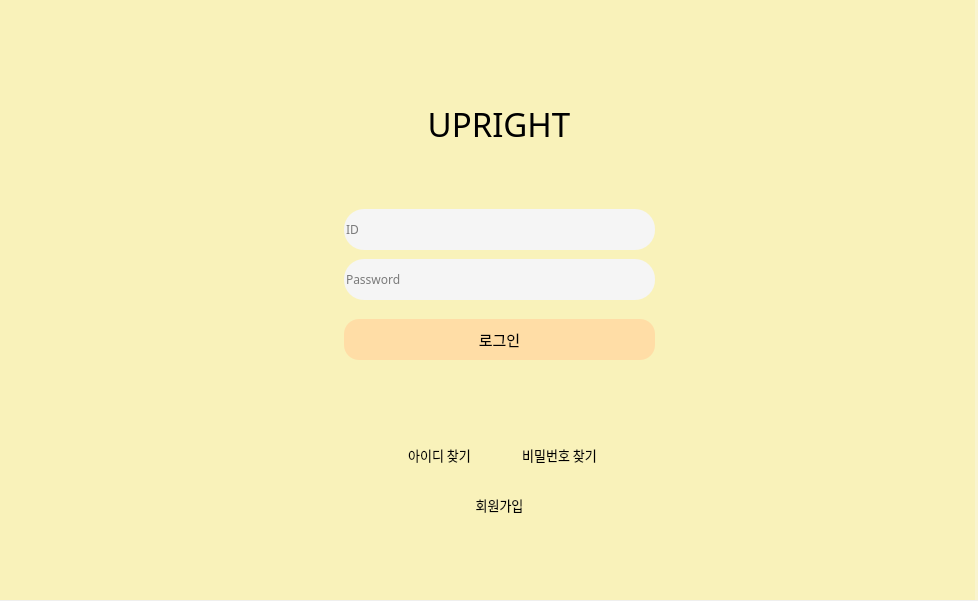
<?xml version="1.0" encoding="UTF-8"?>
<ui version="4.0">
 <class>Dialog</class>
 <widget class="QDialog" name="Dialog">
  <property name="geometry">
   <rect>
    <x>0</x>
    <y>0</y>
    <width>978</width>
    <height>601</height>
   </rect>
  </property>
  <property name="windowTitle">
   <string>Dialog</string>
  </property>
  <widget class="QFrame" name="frame_2">
   <property name="geometry">
    <rect>
     <x>0</x>
     <y>0</y>
     <width>1000</width>
     <height>600</height>
    </rect>
   </property>
   <property name="styleSheet">
    <string notr="true">background-color:rgb(150, 200, 250);
</string>
   </property>
   <property name="frameShape">
    <enum>QFrame::StyledPanel</enum>
   </property>
   <property name="frameShadow">
    <enum>QFrame::Raised</enum>
   </property>
   <widget class="QFrame" name="frame_3">
    <property name="geometry">
     <rect>
      <x>-6</x>
      <y>-1</y>
      <width>1021</width>
      <height>601</height>
     </rect>
    </property>
    <property name="palette">
     <palette>
      <active>
       <colorrole role="Button">
        <brush brushstyle="SolidPattern">
         <color alpha="255">
          <red>249</red>
          <green>244</green>
          <blue>206</blue>
         </color>
        </brush>
       </colorrole>
       <colorrole role="Base">
        <brush brushstyle="SolidPattern">
         <color alpha="255">
          <red>249</red>
          <green>244</green>
          <blue>206</blue>
         </color>
        </brush>
       </colorrole>
       <colorrole role="Window">
        <brush brushstyle="SolidPattern">
         <color alpha="255">
          <red>249</red>
          <green>244</green>
          <blue>206</blue>
         </color>
        </brush>
       </colorrole>
      </active>
      <inactive>
       <colorrole role="Button">
        <brush brushstyle="SolidPattern">
         <color alpha="255">
          <red>249</red>
          <green>244</green>
          <blue>206</blue>
         </color>
        </brush>
       </colorrole>
       <colorrole role="Base">
        <brush brushstyle="SolidPattern">
         <color alpha="255">
          <red>249</red>
          <green>244</green>
          <blue>206</blue>
         </color>
        </brush>
       </colorrole>
       <colorrole role="Window">
        <brush brushstyle="SolidPattern">
         <color alpha="255">
          <red>249</red>
          <green>244</green>
          <blue>206</blue>
         </color>
        </brush>
       </colorrole>
      </inactive>
      <disabled>
       <colorrole role="Button">
        <brush brushstyle="SolidPattern">
         <color alpha="255">
          <red>249</red>
          <green>244</green>
          <blue>206</blue>
         </color>
        </brush>
       </colorrole>
       <colorrole role="Base">
        <brush brushstyle="SolidPattern">
         <color alpha="255">
          <red>249</red>
          <green>244</green>
          <blue>206</blue>
         </color>
        </brush>
       </colorrole>
       <colorrole role="Window">
        <brush brushstyle="SolidPattern">
         <color alpha="255">
          <red>249</red>
          <green>244</green>
          <blue>206</blue>
         </color>
        </brush>
       </colorrole>
      </disabled>
     </palette>
    </property>
    <property name="styleSheet">
     <string notr="true">background-color: rgb(249, 244, 206);
border-radius:20px;</string>
    </property>
    <property name="frameShape">
     <enum>QFrame::StyledPanel</enum>
    </property>
    <property name="frameShadow">
     <enum>QFrame::Raised</enum>
    </property>
    <widget class="QLineEdit" name="lineEdit_ID">
     <property name="geometry">
      <rect>
       <x>350</x>
       <y>210</y>
       <width>311</width>
       <height>41</height>
      </rect>
     </property>
     <property name="minimumSize">
      <size>
       <width>311</width>
       <height>31</height>
      </size>
     </property>
     <property name="maximumSize">
      <size>
       <width>311</width>
       <height>41</height>
      </size>
     </property>
     <property name="font">
      <font>
       <family>Cascadia Code SemiLight</family>
       <pointsize>9</pointsize>
       <weight>9</weight>
       <italic>false</italic>
       <bold>false</bold>
      </font>
     </property>
     <property name="cursor">
      <cursorShape>IBeamCursor</cursorShape>
     </property>
     <property name="focusPolicy">
      <enum>Qt::StrongFocus</enum>
     </property>
     <property name="styleSheet">
      <string notr="true">background-color: rgb(245, 245, 245);
font: 75 9pt &quot;Cascadia Code SemiLight&quot;;</string>
     </property>
     <property name="inputMask">
      <string/>
     </property>
     <property name="text">
      <string/>
     </property>
     <property name="echoMode">
      <enum>QLineEdit::Normal</enum>
     </property>
     <property name="placeholderText">
      <string>ID</string>
     </property>
    </widget>
    <widget class="QPushButton" name="pushButton_Login">
     <property name="geometry">
      <rect>
       <x>350</x>
       <y>320</y>
       <width>311</width>
       <height>41</height>
      </rect>
     </property>
     <property name="font">
      <font>
       <family>맑은 고딕</family>
       <pointsize>11</pointsize>
       <weight>50</weight>
       <italic>false</italic>
       <bold>false</bold>
      </font>
     </property>
     <property name="styleSheet">
      <string notr="true">color: rgb(0, 0, 0);
font: 11pt &quot;맑은 고딕&quot;;
background-color: rgb(255, 221, 166);
border-radius:15px;</string>
     </property>
     <property name="text">
      <string>로그인</string>
     </property>
    </widget>
    <widget class="QPushButton" name="pushButton_Join">
     <property name="geometry">
      <rect>
       <x>450</x>
       <y>490</y>
       <width>111</width>
       <height>31</height>
      </rect>
     </property>
     <property name="font">
      <font>
       <family>맑은 고딕 semilight</family>
       <pointsize>10</pointsize>
       <weight>9</weight>
       <italic>false</italic>
       <bold>false</bold>
      </font>
     </property>
     <property name="styleSheet">
      <string notr="true">background: transparent;
font: 75 10pt &quot;맑은 고딕 semilight&quot;;
border-radius:10px;</string>
     </property>
     <property name="text">
      <string>회원가입</string>
     </property>
    </widget>
    <widget class="QLineEdit" name="lineEdit_Password">
     <property name="geometry">
      <rect>
       <x>350</x>
       <y>260</y>
       <width>311</width>
       <height>41</height>
      </rect>
     </property>
     <property name="font">
      <font>
       <family>Cascadia Code SemiLight</family>
       <pointsize>9</pointsize>
       <weight>9</weight>
       <italic>false</italic>
       <bold>false</bold>
      </font>
     </property>
     <property name="styleSheet">
      <string notr="true">border-bottom-color: rgb(0, 0, 0);
background-color: rgb(245, 245, 245);
font: 75 9pt &quot;Cascadia Code SemiLight&quot;;
</string>
     </property>
     <property name="echoMode">
      <enum>QLineEdit::Password</enum>
     </property>
     <property name="placeholderText">
      <string>Password</string>
     </property>
    </widget>
    <widget class="QFrame" name="frame">
     <property name="geometry">
      <rect>
       <x>-40</x>
       <y>-50</y>
       <width>1021</width>
       <height>681</height>
      </rect>
     </property>
     <property name="styleSheet">
      <string notr="true">background-color: rgb(249, 242, 186);</string>
     </property>
     <property name="frameShape">
      <enum>QFrame::StyledPanel</enum>
     </property>
     <property name="frameShadow">
      <enum>QFrame::Raised</enum>
     </property>
     <widget class="QLabel" name="label_MainLogo">
      <property name="geometry">
       <rect>
        <x>440</x>
        <y>140</y>
        <width>210</width>
        <height>70</height>
       </rect>
      </property>
      <property name="font">
       <font>
        <family>Cascadia Code SemiBold</family>
        <pointsize>25</pointsize>
        <weight>50</weight>
        <italic>false</italic>
        <bold>false</bold>
       </font>
      </property>
      <property name="styleSheet">
       <string notr="true">font: 25pt &quot;Cascadia Code SemiBold&quot;;
background: transparent;
color: rgb(0, 0, 0);</string>
      </property>
      <property name="text">
       <string>UPRIGHT</string>
      </property>
      <property name="textFormat">
       <enum>Qt::AutoText</enum>
      </property>
      <property name="alignment">
       <set>Qt::AlignCenter</set>
      </property>
     </widget>
     <widget class="QPushButton" name="pushButton_findID">
      <property name="geometry">
       <rect>
        <x>430</x>
        <y>490</y>
        <width>111</width>
        <height>31</height>
       </rect>
      </property>
      <property name="font">
       <font>
        <family>맑은 고딕 semilight</family>
        <pointsize>10</pointsize>
        <weight>9</weight>
        <italic>false</italic>
        <bold>false</bold>
       </font>
      </property>
      <property name="styleSheet">
       <string notr="true">background: transparent;
font: 75 10pt &quot;맑은 고딕 semilight&quot;;
border-radius:10px;</string>
      </property>
      <property name="text">
       <string>아이디 찾기</string>
      </property>
     </widget>
     <widget class="QPushButton" name="pushButton_findPW">
      <property name="geometry">
       <rect>
        <x>550</x>
        <y>490</y>
        <width>111</width>
        <height>31</height>
       </rect>
      </property>
      <property name="font">
       <font>
        <family>맑은 고딕 semilight</family>
        <pointsize>10</pointsize>
        <weight>9</weight>
        <italic>false</italic>
        <bold>false</bold>
       </font>
      </property>
      <property name="styleSheet">
       <string notr="true">background: transparent;
font: 75 10pt &quot;맑은 고딕 semilight&quot;;
border-radius:10px;</string>
      </property>
      <property name="text">
       <string>비밀번호 찾기</string>
      </property>
     </widget>
    </widget>
    <zorder>frame</zorder>
    <zorder>pushButton_Login</zorder>
    <zorder>lineEdit_Password</zorder>
    <zorder>lineEdit_ID</zorder>
    <zorder>pushButton_Join</zorder>
   </widget>
  </widget>
 </widget>
 <resources/>
 <connections/>
</ui>
